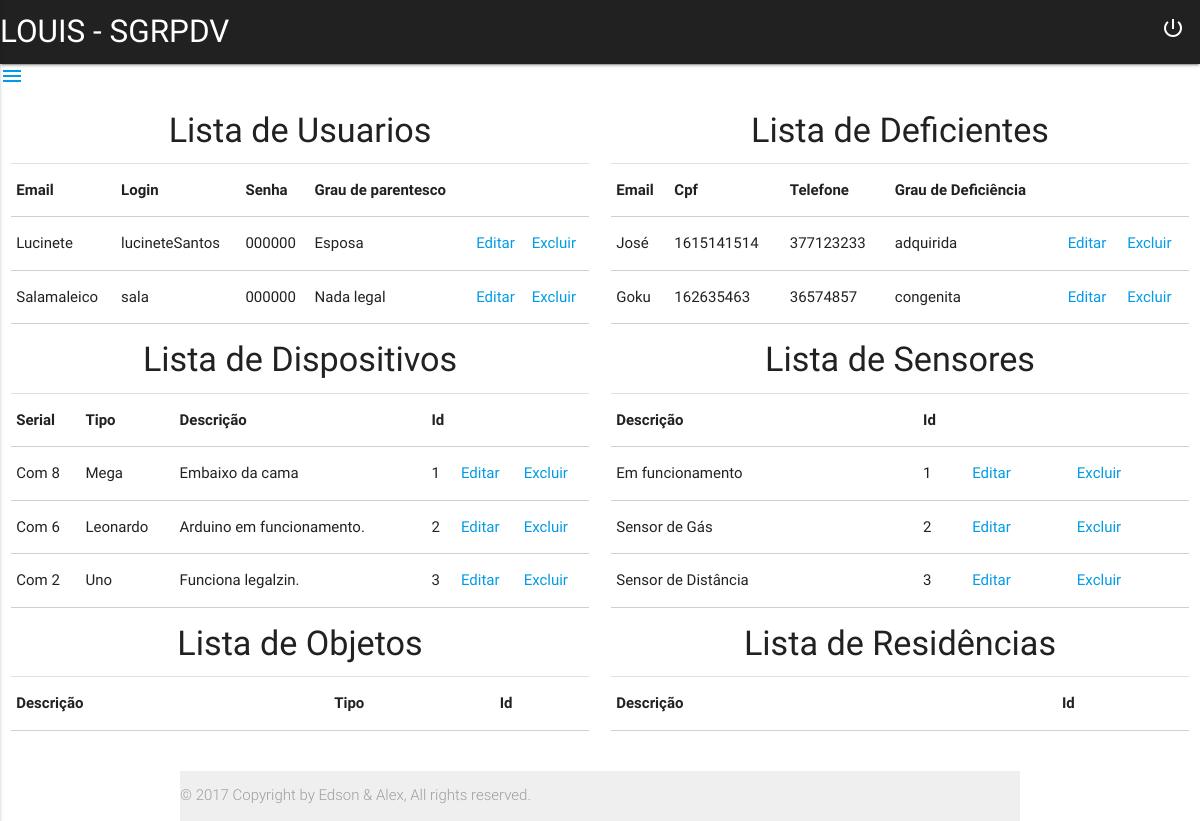
The app's page /View/editar.php (signed in), older data.
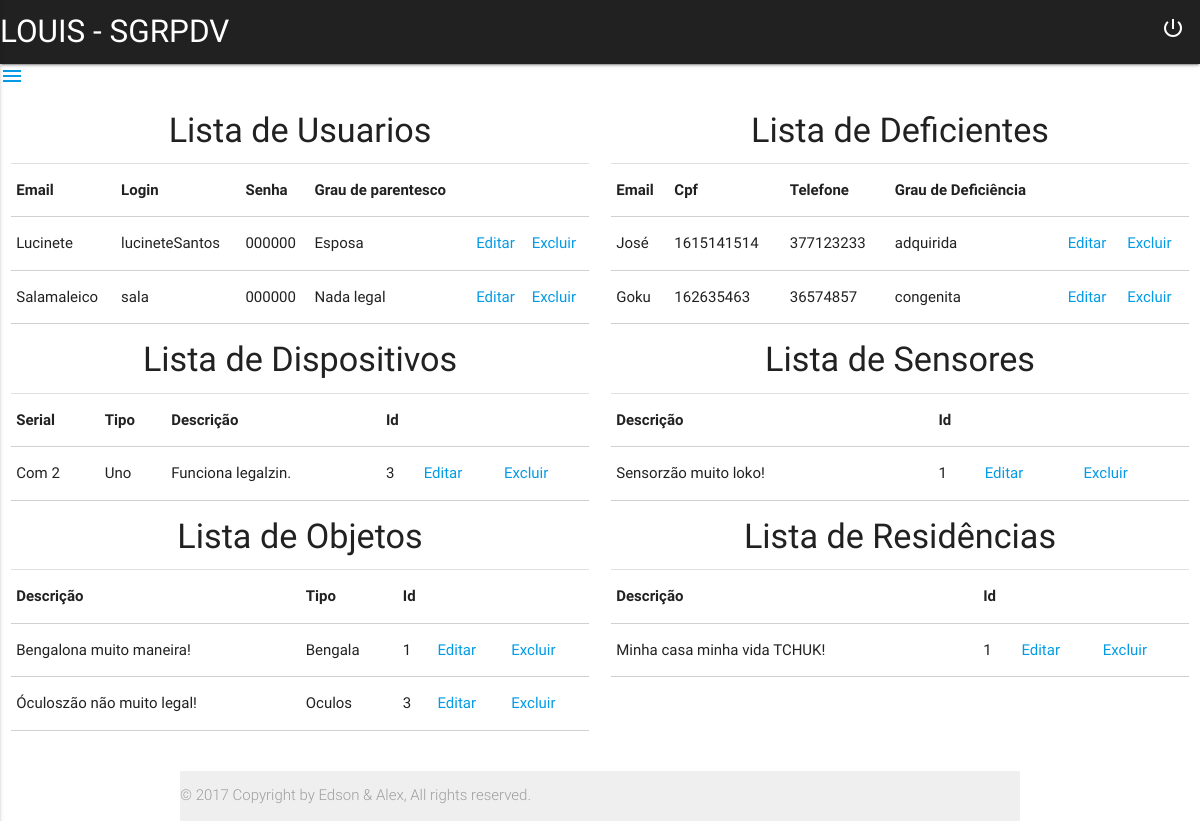
The same page, newer data.
### tables this page shows
CREATE TABLE `familiar` (
  `Id` int(11) NOT NULL AUTO_INCREMENT,
  `nome` varchar(255) DEFAULT NULL,
  `cpf` varchar(255) DEFAULT NULL,
  `idade` varchar(255) DEFAULT NULL,
  `login` varchar(255) DEFAULT NULL,
  `senha` varchar(255) DEFAULT NULL,
  `endereco` varchar(255) DEFAULT NULL,
  `cep` varchar(255) DEFAULT NULL,
  `telefone` varchar(255) DEFAULT NULL,
  `celular` varchar(255) DEFAULT NULL,
  `grauParentesco` varchar(255) DEFAULT NULL,
  `cidade` varchar(255) DEFAULT NULL,
  PRIMARY KEY (`Id`)
);

CREATE TABLE `deficiente` (
  `Id` int(11) NOT NULL AUTO_INCREMENT,
  `nome` varchar(255) DEFAULT NULL,
  `cpf` varchar(255) DEFAULT NULL,
  `idade` varchar(255) DEFAULT NULL,
  `endereco` varchar(255) DEFAULT NULL,
  `cidade` varchar(255) DEFAULT NULL,
  `cep` varchar(255) DEFAULT NULL,
  `telefone` varchar(255) DEFAULT NULL,
  `celular` varchar(255) DEFAULT NULL,
  `grauDeficiencia` varchar(255) DEFAULT NULL,
  PRIMARY KEY (`Id`)
);

CREATE TABLE `dispositivo` (
  `Id` int(11) NOT NULL AUTO_INCREMENT,
  `serial` varchar(255) DEFAULT NULL,
  `tipo` varchar(255) DEFAULT NULL,
  `descricao` varchar(255) DEFAULT NULL,
  PRIMARY KEY (`Id`)
);

CREATE TABLE `sensor` (
  `Id` int(11) NOT NULL AUTO_INCREMENT,
  `descricao` varchar(255) DEFAULT NULL,
  PRIMARY KEY (`Id`)
);

CREATE TABLE `objeto` (
  `Id` int(11) NOT NULL AUTO_INCREMENT,
  `descricao` varchar(255) DEFAULT NULL,
  `tipoObjeto` varchar(255) DEFAULT NULL,
  PRIMARY KEY (`Id`)
);

CREATE TABLE `residencia` (
  `Id` int(11) NOT NULL AUTO_INCREMENT,
  `descricao` varchar(255) DEFAULT NULL,
  PRIMARY KEY (`Id`)
);

### Model/Familiar.php (called while the page is built, shortened)
<?php
class Familiar extends Pessoa{
    public function find($cpf=0){
        if(empty($cpf)){
            $sql = "SELECT * FROM familiar";
            $conn = Transaction::get();
            $query = $conn->prepare($sql);
            $query->execute();
            return $query->fetchAll(PDO::FETCH_OBJ);
        }
    }
}

### Controller/editarCtrl.php (called while the page is built, shortened)
<?php
$f = new Familiar();
$d = new Deficiente();
$s = new Sensor();
$di = new Dispositivo();
$ob = new Objeto();
$res = new Residencia();
$familia = $f->find();
$deficiente = $d->find();
$sensor = $s->find();
$dispositivo = $di->find();
$objeto = $ob->find();
$residencia = $res->find();

### Model/Deficiente.php (called while the page is built, shortened)
<?php
class Deficiente extends Pessoa {
    public function find($cpf=0){
        if(empty($cpf)){
            $sql = "SELECT * FROM deficiente";
            $conn = Transaction::get();
            $query = $conn->prepare($sql);
            $query->execute();
            return $query->fetchAll(PDO::FETCH_OBJ);
        }
    }
}

### Model/Dispositivo.php (called while the page is built, shortened)
<?php
class Dispositivo {
    public function find($id=0){
        if(empty($id)){
            $sql = "SELECT * FROM dispositivo";
            $conn = Transaction::get();
            $query = $conn->prepare($sql);
            $query->execute();
            return $query->fetchAll(PDO::FETCH_OBJ);
        }
    }
}

### Model/Sensor.php (called while the page is built, shortened)
<?php
class Sensor {
    public function find($id=0){
        if(empty($id)){
            $sql = "SELECT * FROM sensor";
            $conn = Transaction::get();
            $query = $conn->prepare($sql);
            $query->execute();
            return $query->fetchAll(PDO::FETCH_OBJ);
        }
    }
}

### Model/Objeto.php (called while the page is built, shortened)
<?php
class Objeto {
    public function find($id=0){
        if(empty($id)){
            $sql = "SELECT * FROM objeto";
            $conn = Transaction::get();
            $query = $conn->prepare($sql);
            $query->execute();
            return $query->fetchAll(PDO::FETCH_OBJ);
        }
    }
}

### Model/Residencia.php (called while the page is built, shortened)
<?php
class Residencia {
    public function find($id=0){
        if(empty($id)){
            $sql = "SELECT * FROM residencia";
            $conn = Transaction::get();
            $query = $conn->prepare($sql);
            $query->execute();
            return $query->fetchAll(PDO::FETCH_OBJ);
        }
    }
}

### View/editar.php (the view, shortened to what this page needs)
<?php
include 'includes/header.php';
include './../Controller/editarCtrl.php';
?>
<div class="">
    <article class="col s12 m12 l12">
        <article class="row">
            <section class="col s6 m6 l6">
                <div class="">
                <h4 class="center">Lista de Usuarios</h4>
                <div class="divider"></div>
                <table class="highlight bordered">
                    <thead>
                        <tr>
                            <th>Email</th><th>Login</th><th>Senha</th><th>Grau de parentesco</th>
                        </tr>
                    </thead>
                    <tbody>
                            <?php
                                foreach($familia as $fam){
                                    echo "<tr><td>{$fam->nome}</td><td>{$fam->login}</td><td>{$fam->senha}</td><td>{$fam->grauParentesco}</td><td><a href='pageEdit.php?id=".base64_encode($fam->cpf)."'>Editar</a></td><td><a href='../Controller/deleteCtrl.php?idfam=".base64_encode($fam->cpf)."'>Excluir</a></td></tr>";
                                }
                            ?>
                    </tbody>
                </table>
                </div>
            </section>
            <section class="col s6 m6 l6">
                <div class="">
                <h4 class="center">Lista de Deficientes</h4>
                <div class="divider"></div>
                <table class="highlight bordered">
                    <thead>
                        <tr>
                            <th>Email</th><th>Cpf</th><th>Telefone</th><th>Grau de Deficiência</th>
                        </tr>
                    </thead>
                    <tbody>
                        <?php
                                foreach($deficiente as $def){
                                    echo "<tr><td>{$def->nome}</td><td>{$def->cpf}</td><td>{$def->telefone}</td><td>{$def->grauDeficiencia}</td><td><a href='pageEditDef.php?id=".base64_encode($def->cpf)."'>Editar</a></td><td><a href='../Controller/deleteCtrl.php?iddef=".base64_encode($def->cpf)."'>Excluir</a></td></tr>";
                                }
                            ?>
                    </tbody>
                </table>
                </div>
            </section>
            <section class="col s6 m6 l6">
                <div class="">
                <h4 class="center">Lista de Dispositivos</h4>
                <div class="divider"></div>
                <table class="highlight bordered">
                    <thead>
                        <tr>
                            <th>Serial</th><th>Tipo</th><th>Descrição</th><th>Id</th>
                        </tr>
                    </thead>
                    <tbody>
                        <?php
                            foreach($dispositivo as $disp){
                                echo "<tr><td>{$disp->serial}</td><td>{$disp->tipo}</td><td>{$disp->descricao}</td><td>{$disp->Id}</td><td><a href='pageEditDisp.php?id=".base64_encode($disp->Id)."'>Editar</a></td><td><a href='../Controller/deleteCtrl.php?iddisp=".base64_encode($disp->Id)."'>Excluir</a></td></tr>";
                            }
                        ?>
                    </tbody>
                </table>
                </div>
            </section>
            <section class="col s6 m6 l6">
                <div class="">
                <h4 class="center">Lista de Sensores</h4>
                <div class="divider"></div>
                <table class="highlight bordered">
                    <thead>
                        <tr>
                            <th>Descrição</th><th>Id</th>
                        </tr>
                    </thead>
                    <tbody>
                        <?php
                                foreach($sensor as $sen){
                                    echo "<tr><td>{$sen->descricao}</td><td>{$sen->Id}</td><td><a href='pageEditSensor.php?id=".base64_encode($sen->Id)."'>Editar</a></td><td><a href='../Controller/deleteCtrl.php?idsen=".base64_encode($sen->Id)."'>Excluir</a></td></tr>";
                                }
                            ?>
                    </tbody>
                </table>
                </div>
            </section>
            <section class="col s6 m6 l6">
                <div class="">
                <h4 class="center">Lista de Objetos</h4>
                <div class="divider"></div>
                <table class="highlight bordered">
                    <thead>
                        <tr>
                            <th>Descrição</th><th>Tipo</th><th>Id</th>
                        </tr>
                    </thead>
                    <tbody>
                        <?php
                            foreach($objeto as $o){
                                echo "<tr><td>{$o->descricao}</td><td>{$o->tipoObjeto}</td><td>{$o->Id}</td><td><a href='pageEditObjeto.php?id=".base64_encode($o->Id)."'>Editar</a></td><td><a href='../Controller/deleteCtrl.php?idob=".base64_encode($o->Id)."'>Excluir</a></td></tr>";
                            }
                        ?>
                    </tbody>
                </table>
                </div>
            </section>
            <section class="col s6 m6 l6">
                <div class="">
                <h4 class="center">Lista de Residências</h4>
                <div class="divider"></div>
                <table class="highlight bordered">
                    <thead>
                        <tr>
                            <th>Descrição</th><th>Id</th>
                        </tr>
                    </thead>
                    <tbody>
                        <?php
                            foreach($residencia as $r){
                                echo "<tr><td>{$r->descricao}</td><td>{$r->Id}</td><td><a href='pageEditResidencia.php?id=".base64_encode($r->Id)."'>Editar</a></td><td><a href='../Controller/deleteCtrl.php?idres=".base64_encode($r->Id)."'>Excluir</a></td></tr>";
                            }
                        ?>
                    </tbody>
                </table>
                </div>
            </section>
        </article>
    </article>
</div>
<?php include 'includes/footer.php'; ?>

### View/includes/header.php (shortened to what this page needs)
<!DOCTYPE html>
<html lang="pt-BR">
<head>
    <link rel="stylesheet" href="css/animate.css">
    <link rel="stylesheet" href="materialize/css/materialize.min.css">
    <link rel="stylesheet" href="css/style.css">
</head>
<body>
    <header class="navbar-fixed">
        <nav class="nav-wrapper blue grey darken-4">
            <div>
                <a href="home.php" class="brand-logo left">LOUIS - SGRPDV</a>
            </div>
            <ul class="right hide-on-med-and-down">
                <li><a class="" href="../Controller/sairCtrl.php"><i class="material-icons right">power_settings_new</i></a></li>
            </ul>
        </nav>
    </header>
    <a href="#" data-activates="slide-out" class="button-collapse"><i class="material-icons">menu</i></a>

### View/includes/footer.php (shortened to what this page needs)
<footer class="page-footer transparent">
        <div class="container transparent">
            <div class="footer-copyright grey-text grey-darken-4">© 2017 Copyright by Edson & Alex, All rights reserved.</div>
        </div>
    </footer>
</body>
</html>

### View/css/style.css (style rules this page uses)
body { background-image: url(""); background-attachment: fixed; background-size: cover; }

Row changes from the older to the newer data that the page shows:
removed dispositivo: serial "Com 8", tipo "Mega", descricao "Embaixo da cama", Id "1"
removed dispositivo: serial "Com 6", tipo "Leonardo", descricao "Arduino em funcionamento.", Id "2"
removed sensor: descricao "Sensor de Gás", Id "2"
removed sensor: descricao "Sensor de Distância", Id "3"
changed sensor id 1: descricao "Em funcionamento" → "Sensorzão muito loko!"
added objeto: descricao "Bengalona muito maneira!", tipoObjeto "Bengala", Id "1"
added objeto: descricao "Óculoszão não muito legal!", tipoObjeto "Oculos", Id "3"
added residencia: descricao "Minha casa minha vida TCHUK!", Id "1"
